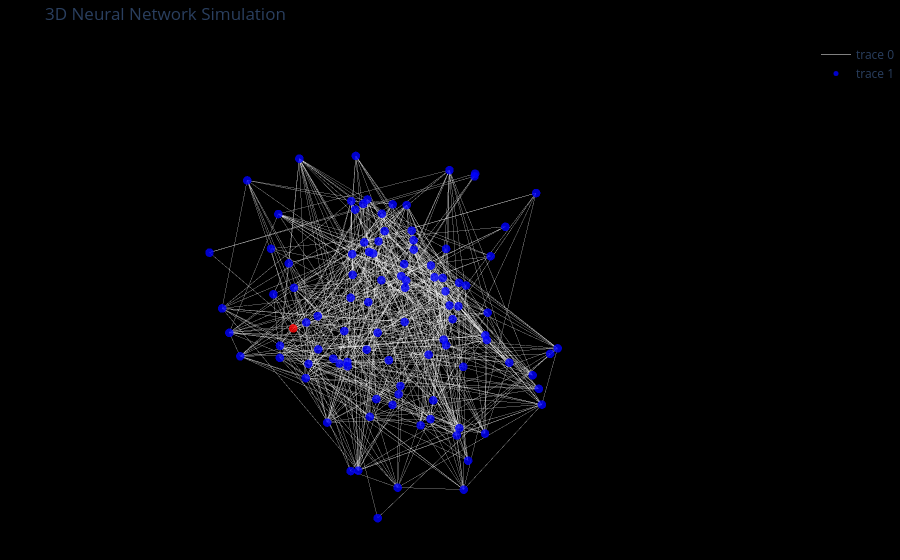

Source (notebook cell):
### Code cell
import networkx as nx
import numpy as np
import plotly.graph_objects as go

# Step 1: Generate a random neuron network (graph)
num_neurons = 100  # Adjust as needed
G = nx.random_geometric_graph(num_neurons, radius=0.2)  # Creates spatial connections

# Step 2: Assign random 3D positions
pos = {i: (np.random.rand(), np.random.rand(), np.random.rand()) for i in G.nodes}

# Step 3: Simulate neuron firing (propagation from one node)
active_neurons = set()
start_neuron = np.random.choice(list(G.nodes))
active_neurons.add(start_neuron)

# Step 4: Visualization using Plotly
edges = [(i, j) for i, j in G.edges()]
edge_x, edge_y, edge_z = [], [], []
for edge in edges:
    x0, y0, z0 = pos[edge[0]]
    x1, y1, z1 = pos[edge[1]]
    edge_x.extend([x0, x1, None])
    edge_y.extend([y0, y1, None])
    edge_z.extend([z0, z1, None])

edge_trace = go.Scatter3d(
    x=edge_x, y=edge_y, z=edge_z,
    mode='lines', line=dict(color='white', width=1),
    opacity=0.5
)

node_x, node_y, node_z, colors = [], [], [], []
for node in G.nodes():
    x, y, z = pos[node]
    node_x.append(x)
    node_y.append(y)
    node_z.append(z)
    colors.append('red' if node in active_neurons else 'blue')

node_trace = go.Scatter3d(
    x=node_x, y=node_y, z=node_z,
    mode='markers',
    marker=dict(size=5, color=colors, opacity=0.8),
)

fig = go.Figure(data=[edge_trace, node_trace])
fig.update_layout(
    title="3D Neural Network Simulation",
    margin=dict(l=0, r=0, b=0, t=40),
    paper_bgcolor="black",
    scene=dict(
        xaxis=dict(visible=False),
        yaxis=dict(visible=False),
        zaxis=dict(visible=False)
    )
)
fig.show()

### Figure 1 — Plotly figure (JSON) as saved in the notebook; plotly's stock layout.template omitted (floating-point values rounded to 4 significant figures; data arrays with more than 128 entries replaced by an {"elided": "..."} marker saying what was removed)
{"data": [{"line": {"color": "white", "width": 1}, "mode": "lines", "opacity": 0.5, "type": "scatter3d", "x": {"elided": "1608 float values"}, "y": {"elided": "1608 float values"}, "z": {"elided": "1608 float values"}}, {"marker": {"color": ["blue", "blue", "blue", "blue", "blue", "blue", "blue", "blue", "blue", "blue", "blue", "blue", "blue", "blue", "blue", "blue", "blue", "blue", "blue", "blue", "blue", "blue", "blue", "blue", "blue", "blue", "blue", "blue", "blue", "blue", "blue", "blue", "blue", "blue", "blue", "blue", "blue", "blue", "blue", "blue", "blue", "blue", "blue", "blue", "blue", "blue", "blue", "blue", "blue", "blue", "blue", "blue", "blue", "blue", "blue", "blue", "blue", "blue", "blue", "blue", "blue", "blue", "blue", "blue", "blue", "blue", "blue", "blue", "blue", "blue", "blue", "blue", "blue", "blue", "blue", "blue", "blue", "blue", "red", "blue", "blue", "blue", "blue", "blue", "blue", "blue", "blue", "blue", "blue", "blue", "blue", "blue", "blue", "blue", "blue", "blue", "blue", "blue", "blue", "blue"], "opacity": 0.8, "size": 5}, "mode": "markers", "type": "scatter3d", "x": [0.4336, 0.3827, 0.7683, 0.9961, 0.8955, 0.5022, 0.1664, 0.9412, 0.4463, 0.0875, 0.8584, 0.2927, 0.8287, 0.6299, 0.9622, 0.3629, 0.8451, 0.7123, 0.937, 0.07779, 0.283, 0.7174, 0.5516, 0.6304, 0.2212, 0.1447, 0.5418, 0.9985, 0.7014, 0.01383, 0.2817, 0.5824, 0.9659, 0.5882, 0.9873, 0.242, 0.8824, 0.7084, 0.05095, 0.8111, 0.954, 0.601, 0.2665, 0.7514, 0.3366, 0.9524, 0.7202, 0.2634, 0.7599, 0.9581, 0.9266, 0.6421, 0.5621, 0.3796, 0.7054, 0.8686, 0.6435, 0.02324, 0.4542, 0.4809, 0.5666, 0.2739, 0.9435, 0.9847, 0.07307, 0.03744, 0.162, 0.143, 0.1554, 0.1122, 0.7783, 0.5127, 0.8803, 0.5539, 0.9722, 0.389, 0.4202, 0.7981, 0.7427, 0.5767, 0.6016, 0.6675, 0.1649, 0.9929, 0.6351, 0.442, 0.2739, 0.2166, 0.6617, 0.5909, 0.8831, 0.6385, 0.1053, 0.1602, 0.6789, 0.1483, 0.9425, 0.02989, 0.1632, 0.7512], "y": [0.7143, 0.2726, 0.9219, 0.8074, 0.4059, 0.3736, 0.9251, 0.7664, 0.6661, 0.4744, 0.2557, 0.3643, 0.4345, 0.6485, 0.8533, 0.1824, 0.5993, 0.5737, 0.9225, 0.9, 0.8511, 0.1061, 0.8487, 0.7877, 0.1107, 0.4001, 0.01741, 0.1119, 0.5749, 0.2918, 0.8655, 0.6884, 0.1132, 0.9545, 0.07877, 0.07255, 0.2125, 0.1923, 0.8246, 0.5139, 0.7664, 0.9939, 0.2983, 0.7663, 0.6327, 0.3695, 0.5641, 0.01059, 0.5996, 0.6758, 0.5747, 0.9096, 0.5156, 0.7138, 0.8439, 0.3851, 0.6448, 0.2161, 0.8428, 0.6265, 0.5545, 0.6167, 0.8123, 0.982, 0.3505, 0.107, 0.3613, 0.09466, 0.5293, 0.6117, 0.3522, 0.2507, 0.2669, 0.9024, 0.07531, 0.8064, 0.3488, 0.6592, 0.1491, 0.471, 0.2961, 0.9772, 0.06619, 0.7655, 0.6578, 0.2449, 0.7619, 0.5158, 0.862, 0.375, 0.4341, 0.3352, 0.1271, 0.9688, 0.09119, 0.9409, 0.3651, 0.1121, 0.4447, 0.5475], "z": [0.5419, 0.4199, 0.91, 0.2447, 0.7835, 0.2746, 0.1176, 0.9899, 0.3744, 0.8378, 0.7576, 0.5626, 0.05795, 0.6816, 0.01644, 0.7376, 0.4524, 0.8179, 0.2133, 0.2271, 0.2773, 0.7777, 0.1307, 0.2809, 0.5987, 0.857, 0.9065, 0.5137, 0.1898, 0.4189, 0.9682, 0.04814, 0.2756, 0.6183, 0.7223, 0.3995, 0.9931, 0.3389, 0.04996, 0.3908, 0.8619, 0.2517, 0.7211, 0.673, 0.5556, 0.4147, 0.9802, 0.8342, 0.4726, 0.5999, 0.6859, 0.2096, 0.02096, 0.2318, 0.2861, 0.2776, 0.7308, 0.3046, 0.8074, 0.3004, 0.1079, 0.506, 0.4467, 0.7102, 0.2533, 0.4455, 0.3726, 0.6081, 0.8868, 0.2935, 0.3391, 0.4947, 0.5918, 0.002584, 0.3697, 0.4414, 0.06698, 0.7155, 0.3051, 0.758, 0.136, 0.008457, 0.4774, 0.2043, 0.717, 0.6074, 0.8088, 0.2652, 0.7368, 0.8467, 0.3841, 0.3372, 0.3094, 0.343, 0.4376, 0.03038, 0.4596, 0.3958, 0.05574, 0.9941]}], "layout": {"margin": {"b": 0, "l": 0, "r": 0, "t": 40}, "paper_bgcolor": "black", "scene": {"xaxis": {"visible": false}, "yaxis": {"visible": false}, "zaxis": {"visible": false}}, "title": {"text": "3D Neural Network Simulation"}}}
